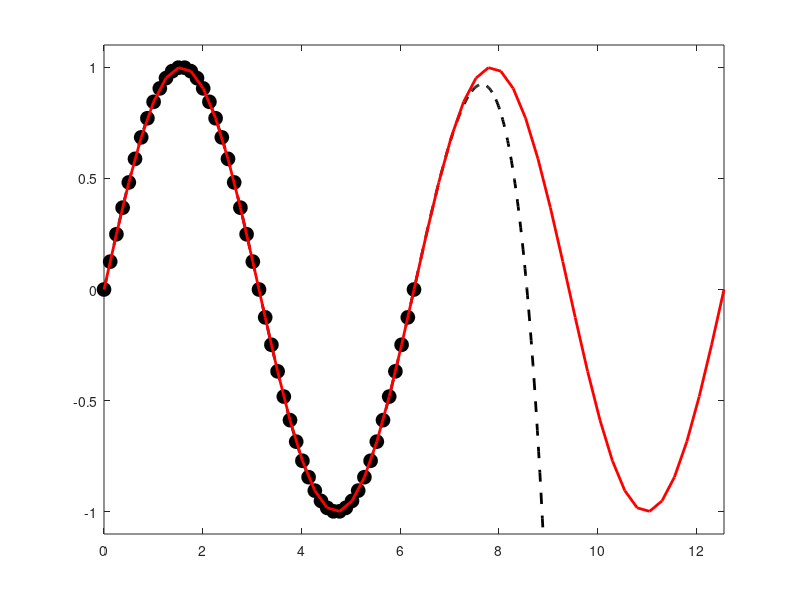

MATLAB code for this plot:
clear all;
close all;
clc;

%% generating sampled signal
nt = 51;
t = linspace(0,2*pi,nt);
f = sin(t);

%% reconstruction
% Fit a polynomial of the specified degree to the data
degree = 9;
coefficients = polyfit(t, f, degree);

% Create a range of x values for the fitted polynomial curve
nt_recon = 1001;
t_fit = linspace(min(t), max(t), nt_recon);

% Evaluate the polynomial at the x_fit values
f_fit = polyval(coefficients, t_fit);


%% visualisation
nt = 51;
t2 = linspace(0,4*pi,nt);
f2 = sin(t2);

nt_recon = 1001;
t_fit2 = linspace(min(t2), max(t2), nt_recon);

% Evaluate the polynomial at the x_fit values
f_fit2 = polyval(coefficients, t_fit2);

figure(1)
plot(t,f,'ko','MarkerSize',10,'MarkerFaceColor','k')
hold on;
plot(t_fit2,f_fit2,'--k','LineWidth',2)
plot(t2,f2,'-r','LineWidth',2)
xlim([0,max(t2)])
ylim([-1.1,1.1])
